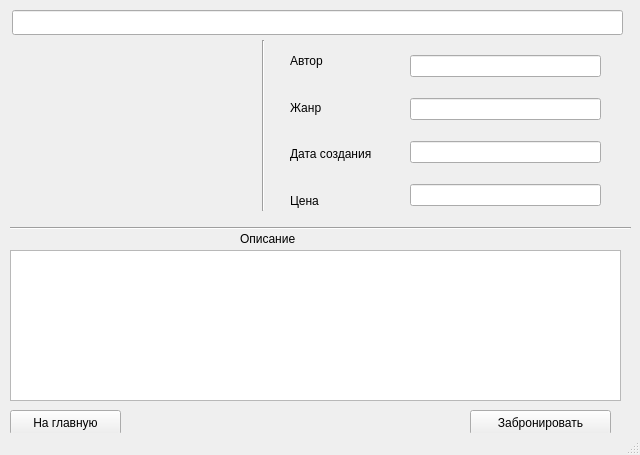
<?xml version="1.0" encoding="UTF-8"?>
<ui version="4.0">
 <class>MainWindow</class>
 <widget class="QMainWindow" name="MainWindow">
  <property name="enabled">
   <bool>true</bool>
  </property>
  <property name="geometry">
   <rect>
    <x>0</x>
    <y>0</y>
    <width>640</width>
    <height>455</height>
   </rect>
  </property>
  <property name="windowTitle">
   <string>MainWindow</string>
  </property>
  <widget class="QWidget" name="centralwidget">
   <widget class="QLineEdit" name="lineEdit">
    <property name="enabled">
     <bool>true</bool>
    </property>
    <property name="geometry">
     <rect>
      <x>12</x>
      <y>10</y>
      <width>611</width>
      <height>25</height>
     </rect>
    </property>
    <property name="alignment">
     <set>Qt::AlignCenter</set>
    </property>
    <property name="readOnly">
     <bool>true</bool>
    </property>
   </widget>
   <widget class="QLabel" name="label_4">
    <property name="geometry">
     <rect>
      <x>240</x>
      <y>230</y>
      <width>111</width>
      <height>17</height>
     </rect>
    </property>
    <property name="text">
     <string>Описание</string>
    </property>
   </widget>
   <widget class="QPushButton" name="pushButton">
    <property name="geometry">
     <rect>
      <x>470</x>
      <y>410</y>
      <width>141</width>
      <height>25</height>
     </rect>
    </property>
    <property name="text">
     <string>Забронировать</string>
    </property>
   </widget>
   <widget class="QPushButton" name="pushButton_2">
    <property name="geometry">
     <rect>
      <x>10</x>
      <y>410</y>
      <width>111</width>
      <height>25</height>
     </rect>
    </property>
    <property name="text">
     <string>На главную</string>
    </property>
   </widget>
   <widget class="Line" name="line">
    <property name="geometry">
     <rect>
      <x>10</x>
      <y>220</y>
      <width>621</width>
      <height>16</height>
     </rect>
    </property>
    <property name="orientation">
     <enum>Qt::Horizontal</enum>
    </property>
   </widget>
   <widget class="Line" name="line_2">
    <property name="geometry">
     <rect>
      <x>253</x>
      <y>40</y>
      <width>20</width>
      <height>171</height>
     </rect>
    </property>
    <property name="orientation">
     <enum>Qt::Vertical</enum>
    </property>
   </widget>
   <widget class="QLabel" name="label_img">
    <property name="geometry">
     <rect>
      <x>20</x>
      <y>40</y>
      <width>231</width>
      <height>151</height>
     </rect>
    </property>
    <property name="text">
     <string>&lt;html&gt;&lt;head/&gt;&lt;body&gt;&lt;p&gt;&lt;br/&gt;&lt;/p&gt;&lt;/body&gt;&lt;/html&gt;</string>
    </property>
   </widget>
   <widget class="QWidget" name="verticalLayoutWidget">
    <property name="geometry">
     <rect>
      <x>410</x>
      <y>40</y>
      <width>191</width>
      <height>181</height>
     </rect>
    </property>
    <layout class="QVBoxLayout" name="verticalLayout">
     <item>
      <widget class="QLineEdit" name="lineEdit_2">
       <property name="readOnly">
        <bool>true</bool>
       </property>
      </widget>
     </item>
     <item>
      <widget class="QLineEdit" name="lineEdit_3">
       <property name="text">
        <string/>
       </property>
       <property name="readOnly">
        <bool>true</bool>
       </property>
      </widget>
     </item>
     <item>
      <widget class="QLineEdit" name="lineEdit_4">
       <property name="text">
        <string/>
       </property>
       <property name="readOnly">
        <bool>true</bool>
       </property>
      </widget>
     </item>
     <item>
      <widget class="QLineEdit" name="lineEdit_6">
       <property name="text">
        <string/>
       </property>
       <property name="readOnly">
        <bool>true</bool>
       </property>
      </widget>
     </item>
    </layout>
   </widget>
   <widget class="QWidget" name="verticalLayoutWidget_2">
    <property name="geometry">
     <rect>
      <x>290</x>
      <y>40</y>
      <width>111</width>
      <height>181</height>
     </rect>
    </property>
    <layout class="QVBoxLayout" name="verticalLayout_2">
     <item>
      <widget class="QLabel" name="label">
       <property name="text">
        <string>Автор</string>
       </property>
      </widget>
     </item>
     <item>
      <widget class="QLabel" name="label_2">
       <property name="text">
        <string>Жанр</string>
       </property>
      </widget>
     </item>
     <item>
      <widget class="QLabel" name="label_3">
       <property name="text">
        <string>Дата создания</string>
       </property>
      </widget>
     </item>
     <item>
      <widget class="QLabel" name="label_5">
       <property name="text">
        <string>Цена</string>
       </property>
      </widget>
     </item>
    </layout>
   </widget>
   <widget class="QPlainTextEdit" name="plainTextEdit">
    <property name="geometry">
     <rect>
      <x>10</x>
      <y>250</y>
      <width>611</width>
      <height>151</height>
     </rect>
    </property>
    <property name="readOnly">
     <bool>true</bool>
    </property>
   </widget>
  </widget>
  <widget class="QStatusBar" name="statusbar"/>
 </widget>
 <resources/>
 <connections/>
</ui>
